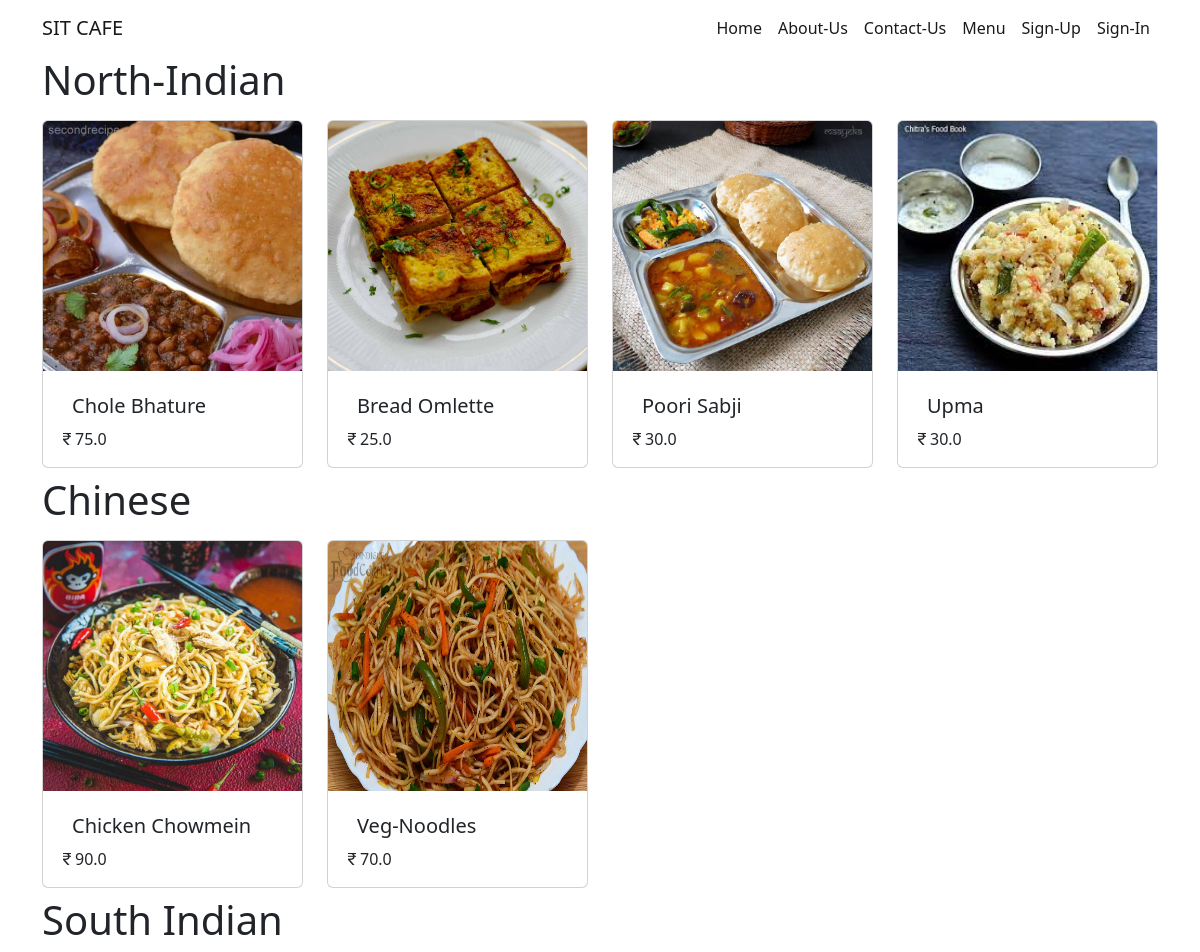
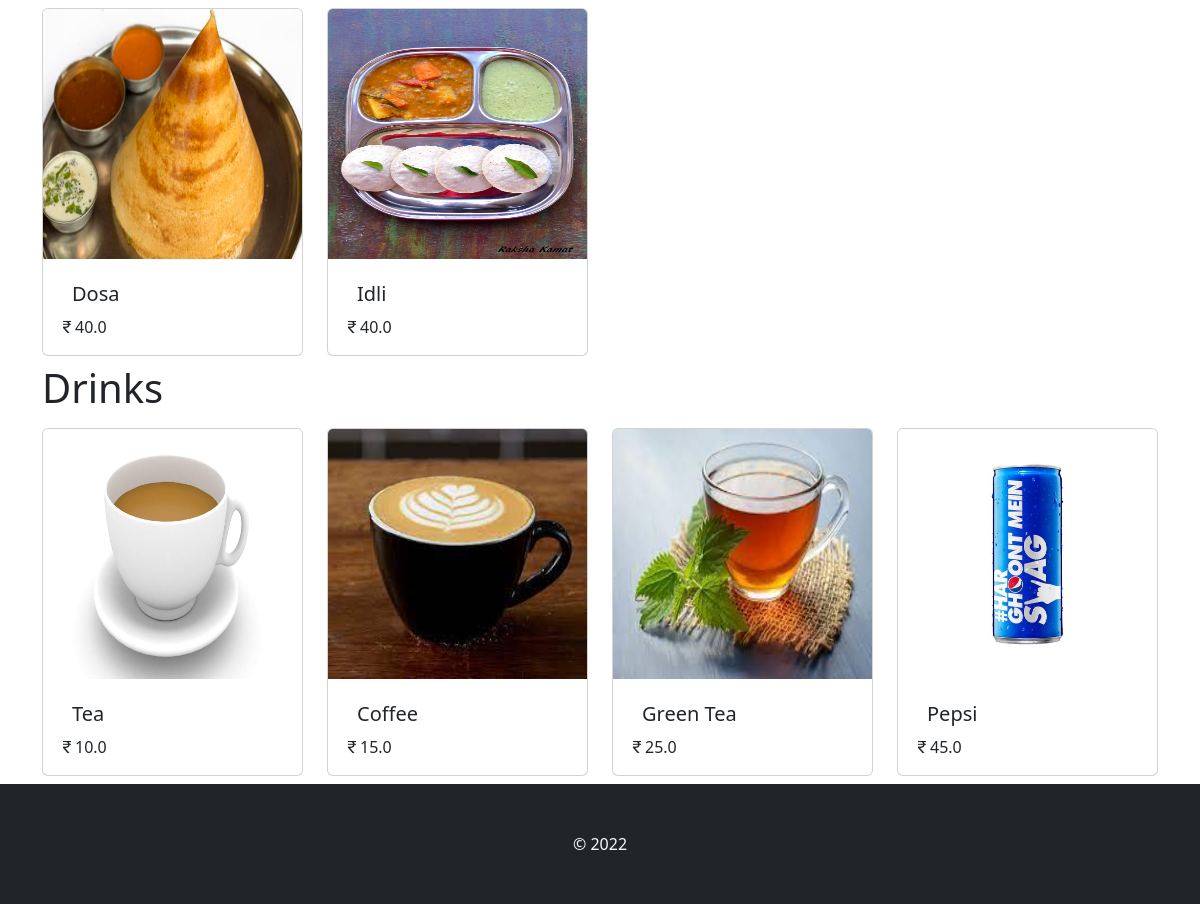
The page /food/menu/ on the database its author committed (2 pictures, top to bottom).
### food/models.py (models this page shows, shortened)
class Food(models.Model):
    category = models.ForeignKey(Cuisine, on_delete=models.DO_NOTHING)
    name = models.CharField(max_length=100)
    description = models.TextField()
    secondary_description = models.TextField(blank=True)
    price = models.FloatField()
    is_available = models.BooleanField(default=True)
    image = models.ImageField(upload_to = 'food_images/')

### food/views.py (the view)
# urls.py: path('menu/',views.menu,name='menu'),
def menu(request):
    foods = Food.objects.all()
    context = {
        'food' : foods
    }
    return render(request,'food/menu.html',context)

### food/models.py (called while the page is built)
    def __str__(self):
        return self.category

### templates/food/menu.html (shortened to what this page needs)
{% extends 'base.html' %}
{% load static %}
{% block css %}
    <link rel="stylesheet" href="{% static 'css/menu.css' %}">
    <link rel="stylesheet" href="{% static 'css/message-number-style.css' %}">
{% endblock css %}
{% block content %}
    <div class="container">
        <div class="row">
            <div class="row">
                <h1 class="h1" id="North Indian">North-Indian</h1>
            </div>
            {% for f in food %}
                {% if f.category|stringformat:"s" ==  "North Indian" %}
                    <div class="col-lg-3 col-md-6">
                        <div class="card my-2">
                            <img src=" {{f.image.url}} " alt="{{f.name}}" class="card-img-top responsive">
                            <div class="card-body">
                                <a href="{% url 'details' f.id %}" class="butn btn"><h5>{{f.name}}</h5></a>
                                <p class="card-text"><i class="bi bi-currency-rupee"></i>{{f.price}}</p>
                            </div>
                        </div>
                    </div>
                {% endif %}
            {% endfor %}
            <div class="row">
                <h1 class="h1" id="chinese">Chinese</h1>
            </div>
            {% for f in food %}
                {% if f.category|stringformat:"s" ==  "Chinese" %}
                    <div class="col-lg-3 col-md-6">
                        <div class="card my-2">
                            <img src=" {{f.image.url}} " alt="{{f.name}}" class="card-img-top responsive">
                            <div class="card-body">
                                <a href="{% url 'details' f.id %}" class="btn butn"><h5>{{f.name}}</h5></a>
                                <p class="card-text"><i class="bi bi-currency-rupee"></i>{{f.price}}</p>
                            </div>
                        </div>
                    </div>
                {% endif %}
            {% endfor %}
            <div class="row">
                <h1 class="h1" id="South Indian">South Indian</h1>
            </div>
            {% for f in food %}
                {% if f.category|stringformat:"s" == "South Indian" %}
                    <div class="col-lg-3 col-md-6">
                        <div class="card my-2">
                            <img src=" {{f.image.url}} " alt="{{f.name}}" class="card-img-top responsive">
                            <div class="card-body">
                                <a href="{% url 'details' f.id %}" class="btn butn"><h5>{{f.name}}</h5></a>
                                <p class="card-text"><i class="bi bi-currency-rupee"></i>{{f.price}}</p>
                            </div>
                        </div>
                    </div>
                {% endif %}
            {% endfor %}
            <div class="row">
                <h1 class="h1" id="Drinks">Drinks</h1>
            </div>
            {% for f in food %}
                {% if f.category|stringformat:"s" == "Drinks" %}
                    <div class="col-lg-3 col-md-6">
                        <div class="card my-2">
                            <img src=" {{f.image.url}} " alt="{{f.name}}" class="card-img-top responsive">
                            <div class="card-body">
                                <a href="{% url 'details' f.id %}" class="btn butn"><h5>{{f.name}}</h5></a>
                                <p class="card-text"><i class="bi bi-currency-rupee"></i>{{f.price}}</p>
                            </div>
                        </div>
                    </div>
                {% endif %}
            {% endfor %}
        </div>
    </div>
{% endblock content %}

### templates/base.html (shortened to what this page needs)
{% load static %}
<!DOCTYPE html>
<html lang="en">
  <head>
    <link rel="stylesheet" href="{% static 'bs5/css/bootstrap.min.css' %}">
    <link rel="stylesheet" href="https://cdn.jsdelivr.net/npm/bootstrap-icons@1.9.1/font/bootstrap-icons.css">
    {% block css %}
    {% endblock css %}
  </head>
  <body class="d-flex flex-column h-100">
    <nav class="navbar navbar-expand-lg">
      <div class="container">
        <a class="navbar-brand" href="{% url 'home' %}">SIT CAFE</a>
        <div class="collapse navbar-collapse" id="navbarSupportedContent">
          <ul class="navbar-nav ms-auto mb-2 mb-lg-0">
            <li class="nav-item">
              <a class="nav-link active" aria-current="page" href="{% url 'home' %}">Home</a>
            </li>
            <li class="nav-item">
              <a class="nav-link active" aria-current="page" href="{% url 'aboutUs' %}">About-Us</a>
            </li>
            <li class="nav-item">
              <a class="nav-link active" aria-current="page" href="{% url 'contactUs' %}">Contact-Us</a>
            </li>
            <li class="nav-item">
              <a class="nav-link active" aria-current="page" href="{% url 'menu' %}">Menu</a>
            </li>
            {% if user.is_authenticated %}
              <li class="nav-item dropdown">
                <a class="nav-link " href="#" role="button" data-bs-toggle="dropdown" aria-expanded="false">
                  Welcome, {{user.first_name}} {{user.last_name}}
                </a>
                <ul class="dropdown-menu">
                  <li><a class="dropdown-item" href="{% url 'profile' %}">My Profile</a></li>
                  <li><a class="dropdown-item" href="{% url 'cart' %}">See Cart</a></li>
                  <li><a class="dropdown-item" href="{% url 'orders' %}">Orders</a></li>
                  <li><hr class="dropdown-divider"></li>
                  <li><a class="dropdown-item" href="{% url 'signout' %}">Log Out</a></li>
                </ul>
              </li>
            {% else %}
              <li class="nav-item">
                <a class="nav-link active" aria-current="page" href="{% url 'signup' %}">Sign-Up</a>
              </li>
              <li class="nav-item">
                <a class="nav-link active" aria-current="page" href="{% url 'signin' %}">Sign-In</a>
              </li>
            {% endif %}
          </ul>
        </div>
      </div>
    </nav>
      {% block content %}
      {% endblock content %}
      <footer class="footer mt-auto bg-dark p-5 text-light text-center">
        &copy; 2022
      </footer>
  </body>
</html>

### static/css/menu.css (style rules this page uses)
@media (min-width:990px) { .responsive { height: 250px; } }
a { text-decoration: none; }
.butn { padding-bottom: 0px; }

### rows shown on the page
Food: image (picture), name "Chole Bhature", price "75.0"
Food: image (picture), name "Bread Omlette", price "25.0"
Food: image (picture), name "Poori Sabji", price "30.0"
Food: image (picture), name "Upma", price "30.0"
Food: image (picture), name "Chicken Chowmein", price "90.0"
Food: image (picture), name "Veg-Noodles", price "70.0"
Food: image (picture), name "Dosa", price "40.0"
Food: image (picture), name "Idli", price "40.0"
Food: image (picture), name "Tea", price "10.0"
Food: image (picture), name "Coffee", price "15.0"
Food: image (picture), name "Green Tea", price "25.0"
Food: image (picture), name "Pepsi", price "45.0"
